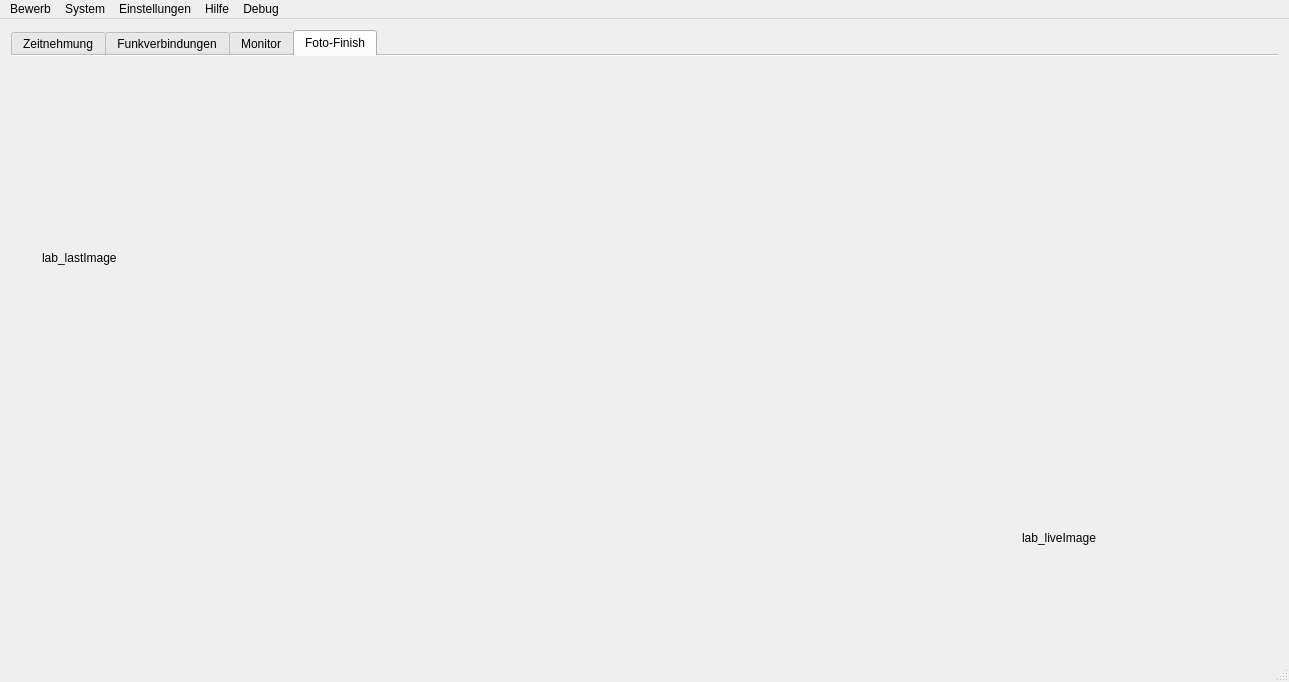
<?xml version="1.0" encoding="UTF-8"?>
<ui version="4.0">
 <class>MainWindow</class>
 <widget class="QMainWindow" name="MainWindow">
  <property name="geometry">
   <rect>
    <x>0</x>
    <y>0</y>
    <width>1289</width>
    <height>682</height>
   </rect>
  </property>
  <property name="windowTitle">
   <string>RFSW Studio</string>
  </property>
  <widget class="QWidget" name="centralWidget">
   <layout class="QVBoxLayout" name="verticalLayout">
    <item>
     <widget class="QTabWidget" name="tabWidget_main">
      <property name="currentIndex">
       <number>3</number>
      </property>
      <property name="documentMode">
       <bool>true</bool>
      </property>
      <widget class="QWidget" name="tab_timekeeping">
       <attribute name="title">
        <string>Zeitnehmung</string>
       </attribute>
       <layout class="QHBoxLayout" name="horizontalLayout" stretch="1,0">
        <item>
         <layout class="QVBoxLayout" name="verticalLayout_2">
          <item>
           <widget class="MainTableWidget" name="tableWidget_main">
            <property name="sizePolicy">
             <sizepolicy hsizetype="Expanding" vsizetype="Expanding">
              <horstretch>0</horstretch>
              <verstretch>1</verstretch>
             </sizepolicy>
            </property>
            <property name="alternatingRowColors">
             <bool>false</bool>
            </property>
            <property name="selectionMode">
             <enum>QAbstractItemView::SingleSelection</enum>
            </property>
            <property name="selectionBehavior">
             <enum>QAbstractItemView::SelectRows</enum>
            </property>
            <attribute name="verticalHeaderVisible">
             <bool>false</bool>
            </attribute>
            <row>
             <property name="text">
              <string>1</string>
             </property>
            </row>
            <row>
             <property name="text">
              <string>2</string>
             </property>
            </row>
            <row>
             <property name="text">
              <string>3</string>
             </property>
            </row>
            <row>
             <property name="text">
              <string>4</string>
             </property>
            </row>
            <row>
             <property name="text">
              <string>5</string>
             </property>
            </row>
            <row>
             <property name="text">
              <string>6</string>
             </property>
            </row>
            <row>
             <property name="text">
              <string>7</string>
             </property>
            </row>
            <row>
             <property name="text">
              <string>8</string>
             </property>
            </row>
            <row>
             <property name="text">
              <string>9</string>
             </property>
            </row>
            <column>
             <property name="text">
              <string>BewNr</string>
             </property>
            </column>
            <column>
             <property name="text">
              <string>Durchg</string>
             </property>
            </column>
            <column>
             <property name="text">
              <string>Farbe</string>
             </property>
            </column>
            <column>
             <property name="text">
              <string>Zille</string>
             </property>
            </column>
            <column>
             <property name="text">
              <string>Name(n)</string>
             </property>
            </column>
            <column>
             <property name="text">
              <string>Startzeit</string>
             </property>
            </column>
            <column>
             <property name="text">
              <string>Laufzeit</string>
             </property>
            </column>
            <column>
             <property name="text">
              <string>DSQ</string>
             </property>
            </column>
            <column>
             <property name="text">
              <string>Fehler</string>
             </property>
            </column>
            <column>
             <property name="text">
              <string>publ.</string>
             </property>
            </column>
            <column>
             <property name="text">
              <string>Anmerkungen</string>
             </property>
            </column>
            <item row="0" column="0">
             <property name="text">
              <string>321</string>
             </property>
            </item>
            <item row="0" column="1">
             <property name="text">
              <string>17</string>
             </property>
            </item>
            <item row="0" column="2">
             <property name="text">
              <string>blau</string>
             </property>
            </item>
            <item row="0" column="3">
             <property name="text">
              <string>11</string>
             </property>
            </item>
            <item row="0" column="4">
             <property name="text">
              <string>Hubert von Goisern, Reinhard Fendrich</string>
             </property>
            </item>
            <item row="0" column="5">
             <property name="text">
              <string>13:39:57.34</string>
             </property>
            </item>
            <item row="0" column="6">
             <property name="text">
              <string>9:10.36</string>
             </property>
            </item>
            <item row="0" column="7">
             <property name="text">
              <string/>
             </property>
             <property name="checkState">
              <enum>Unchecked</enum>
             </property>
            </item>
            <item row="0" column="8">
             <property name="text">
              <string>1,2,3</string>
             </property>
            </item>
            <item row="0" column="9">
             <property name="text">
              <string/>
             </property>
             <property name="checkState">
              <enum>Unchecked</enum>
             </property>
            </item>
            <item row="0" column="10">
             <property name="text">
              <string>Murz a Gaudi</string>
             </property>
            </item>
            <item row="1" column="0">
             <property name="text">
              <string>322</string>
             </property>
            </item>
            <item row="1" column="1">
             <property name="text">
              <string>17</string>
             </property>
            </item>
            <item row="1" column="2">
             <property name="text">
              <string>blau</string>
             </property>
            </item>
            <item row="1" column="3">
             <property name="text">
              <string>12</string>
             </property>
            </item>
            <item row="2" column="0">
             <property name="text">
              <string>323</string>
             </property>
            </item>
            <item row="2" column="1">
             <property name="text">
              <string>17</string>
             </property>
            </item>
            <item row="2" column="2">
             <property name="text">
              <string>blau</string>
             </property>
            </item>
            <item row="2" column="3">
             <property name="text">
              <string>13</string>
             </property>
            </item>
            <item row="3" column="0">
             <property name="text">
              <string>324</string>
             </property>
            </item>
            <item row="3" column="1">
             <property name="text">
              <string>17</string>
             </property>
            </item>
            <item row="3" column="2">
             <property name="text">
              <string>blau</string>
             </property>
            </item>
            <item row="3" column="3">
             <property name="text">
              <string>14</string>
             </property>
            </item>
            <item row="4" column="0">
             <property name="text">
              <string>325</string>
             </property>
            </item>
            <item row="4" column="1">
             <property name="text">
              <string>17</string>
             </property>
            </item>
            <item row="4" column="2">
             <property name="text">
              <string>blau</string>
             </property>
            </item>
            <item row="4" column="3">
             <property name="text">
              <string>15</string>
             </property>
            </item>
            <item row="5" column="0">
             <property name="text">
              <string>326</string>
             </property>
            </item>
            <item row="5" column="1">
             <property name="text">
              <string>18</string>
             </property>
            </item>
            <item row="5" column="2">
             <property name="text">
              <string>rot</string>
             </property>
            </item>
            <item row="6" column="0">
             <property name="text">
              <string>327</string>
             </property>
            </item>
            <item row="6" column="1">
             <property name="text">
              <string>18</string>
             </property>
            </item>
            <item row="6" column="2">
             <property name="text">
              <string>rot</string>
             </property>
            </item>
           </widget>
          </item>
          <item>
           <layout class="QGridLayout" name="gridLayout_7" columnstretch="0,1">
            <item row="0" column="0">
             <widget class="QGroupBox" name="groupBox_2">
              <property name="sizePolicy">
               <sizepolicy hsizetype="Preferred" vsizetype="Preferred">
                <horstretch>0</horstretch>
                <verstretch>0</verstretch>
               </sizepolicy>
              </property>
              <property name="minimumSize">
               <size>
                <width>0</width>
                <height>0</height>
               </size>
              </property>
              <property name="maximumSize">
               <size>
                <width>16777215</width>
                <height>130</height>
               </size>
              </property>
              <property name="title">
               <string>Suche</string>
              </property>
              <layout class="QGridLayout" name="gridLayout_4">
               <item row="0" column="0">
                <widget class="QLineEdit" name="lineEdit_searchText">
                 <property name="minimumSize">
                  <size>
                   <width>200</width>
                   <height>0</height>
                  </size>
                 </property>
                </widget>
               </item>
               <item row="0" column="1">
                <widget class="QComboBox" name="comboBox_searchTask">
                 <item>
                  <property name="text">
                   <string>Name</string>
                  </property>
                 </item>
                 <item>
                  <property name="text">
                   <string>Bewerbs-Nr.</string>
                  </property>
                 </item>
                 <item>
                  <property name="text">
                   <string>Durchgang</string>
                  </property>
                 </item>
                 <item>
                  <property name="text">
                   <string>Zille</string>
                  </property>
                 </item>
                 <item>
                  <property name="text">
                   <string>Farbe</string>
                  </property>
                 </item>
                 <item>
                  <property name="text">
                   <string>Anmerkungen</string>
                  </property>
                 </item>
                </widget>
               </item>
               <item row="0" column="2">
                <widget class="QPushButton" name="pushButton_search">
                 <property name="text">
                  <string>Suchen</string>
                 </property>
                </widget>
               </item>
              </layout>
             </widget>
            </item>
            <item row="0" column="1" rowspan="2">
             <widget class="QGroupBox" name="groupBox_notifications">
              <property name="minimumSize">
               <size>
                <width>0</width>
                <height>100</height>
               </size>
              </property>
              <property name="title">
               <string>Meldungen</string>
              </property>
              <layout class="QGridLayout" name="gridLayout_5">
               <item row="0" column="0">
                <widget class="InfoScreen" name="infoscreen">
                 <property name="sizePolicy">
                  <sizepolicy hsizetype="Expanding" vsizetype="Minimum">
                   <horstretch>0</horstretch>
                   <verstretch>0</verstretch>
                  </sizepolicy>
                 </property>
                 <property name="maximumSize">
                  <size>
                   <width>16777215</width>
                   <height>100</height>
                  </size>
                 </property>
                 <property name="font">
                  <font>
                   <pointsize>12</pointsize>
                   <weight>75</weight>
                   <bold>true</bold>
                  </font>
                 </property>
                 <item>
                  <property name="text">
                   <string>Testnachricht: Fehler im System</string>
                  </property>
                 </item>
                 <item>
                  <property name="text">
                   <string>Neuer Teilnehmer</string>
                  </property>
                 </item>
                </widget>
               </item>
              </layout>
             </widget>
            </item>
            <item row="1" column="0">
             <widget class="QGroupBox" name="groupBox">
              <property name="title">
               <string>Zentrierung der Zeitleiste</string>
              </property>
              <layout class="QGridLayout" name="gridLayout_6">
               <item row="0" column="3">
                <widget class="QRadioButton" name="radioButton_centerUnassigned">
                 <property name="text">
                  <string>unzugeordnete</string>
                 </property>
                 <attribute name="buttonGroup">
                  <string notr="true">buttonGroup</string>
                 </attribute>
                </widget>
               </item>
               <item row="0" column="4">
                <spacer name="horizontalSpacer_6">
                 <property name="orientation">
                  <enum>Qt::Horizontal</enum>
                 </property>
                 <property name="sizeHint" stdset="0">
                  <size>
                   <width>99</width>
                   <height>20</height>
                  </size>
                 </property>
                </spacer>
               </item>
               <item row="0" column="1">
                <widget class="QRadioButton" name="radioButton_centerStart">
                 <property name="text">
                  <string>Start</string>
                 </property>
                 <property name="checked">
                  <bool>false</bool>
                 </property>
                 <property name="autoRepeat">
                  <bool>false</bool>
                 </property>
                 <property name="autoExclusive">
                  <bool>true</bool>
                 </property>
                 <attribute name="buttonGroup">
                  <string notr="true">buttonGroup</string>
                 </attribute>
                </widget>
               </item>
               <item row="0" column="2">
                <widget class="QRadioButton" name="radioButton_centerGoal">
                 <property name="text">
                  <string>Ziel</string>
                 </property>
                 <property name="checked">
                  <bool>false</bool>
                 </property>
                 <property name="autoRepeat">
                  <bool>false</bool>
                 </property>
                 <property name="autoExclusive">
                  <bool>true</bool>
                 </property>
                 <attribute name="buttonGroup">
                  <string notr="true">buttonGroup</string>
                 </attribute>
                </widget>
               </item>
               <item row="0" column="0">
                <widget class="QRadioButton" name="radioButton_centerNothing">
                 <property name="text">
                  <string>Gegenwart</string>
                 </property>
                 <property name="checkable">
                  <bool>true</bool>
                 </property>
                 <property name="checked">
                  <bool>true</bool>
                 </property>
                 <property name="autoRepeat">
                  <bool>false</bool>
                 </property>
                 <property name="autoExclusive">
                  <bool>true</bool>
                 </property>
                 <attribute name="buttonGroup">
                  <string notr="true">buttonGroup</string>
                 </attribute>
                </widget>
               </item>
              </layout>
             </widget>
            </item>
           </layout>
          </item>
          <item>
           <widget class="TimeLine" name="timeline" native="true">
            <property name="sizePolicy">
             <sizepolicy hsizetype="Preferred" vsizetype="Preferred">
              <horstretch>0</horstretch>
              <verstretch>0</verstretch>
             </sizepolicy>
            </property>
            <property name="minimumSize">
             <size>
              <width>0</width>
              <height>30</height>
             </size>
            </property>
           </widget>
          </item>
         </layout>
        </item>
        <item>
         <layout class="QVBoxLayout" name="verticalLayout_6" stretch="1,0">
          <item>
           <widget class="QGroupBox" name="groupBox_5">
            <property name="title">
             <string>Unzugeordnete Auslösungen:</string>
            </property>
            <layout class="QVBoxLayout" name="verticalLayout_5">
             <item>
              <layout class="QHBoxLayout" name="horizontalLayout_3">
               <item>
                <layout class="QVBoxLayout" name="verticalLayout_3" stretch="1,0">
                 <item>
                  <widget class="QPushButton" name="pushButton_assignTime">
                   <property name="sizePolicy">
                    <sizepolicy hsizetype="Minimum" vsizetype="Preferred">
                     <horstretch>0</horstretch>
                     <verstretch>0</verstretch>
                    </sizepolicy>
                   </property>
                   <property name="minimumSize">
                    <size>
                     <width>50</width>
                     <height>0</height>
                    </size>
                   </property>
                   <property name="text">
                    <string>&lt;&lt;&lt;</string>
                   </property>
                  </widget>
                 </item>
                 <item>
                  <widget class="QPushButton" name="pushButton_disassignTime">
                   <property name="sizePolicy">
                    <sizepolicy hsizetype="Minimum" vsizetype="Preferred">
                     <horstretch>0</horstretch>
                     <verstretch>0</verstretch>
                    </sizepolicy>
                   </property>
                   <property name="minimumSize">
                    <size>
                     <width>50</width>
                     <height>0</height>
                    </size>
                   </property>
                   <property name="text">
                    <string>&gt;&gt;&gt;</string>
                   </property>
                  </widget>
                 </item>
                </layout>
               </item>
               <item>
                <widget class="TimeStampsTableWidget" name="tableWidget_timeStamps">
                 <property name="rowCount">
                  <number>5</number>
                 </property>
                 <property name="columnCount">
                  <number>1</number>
                 </property>
                 <row/>
                 <row/>
                 <row/>
                 <row/>
                 <row/>
                 <column/>
                </widget>
               </item>
              </layout>
             </item>
             <item>
              <widget class="QPushButton" name="pushButton_manualTrigger">
               <property name="minimumSize">
                <size>
                 <width>0</width>
                 <height>30</height>
                </size>
               </property>
               <property name="text">
                <string>manuelle Auslösung</string>
               </property>
              </widget>
             </item>
             <item>
              <widget class="QPushButton" name="pushButton_autopublish">
               <property name="text">
                <string>Automatische Publizierung</string>
               </property>
               <property name="checkable">
                <bool>true</bool>
               </property>
              </widget>
             </item>
            </layout>
           </widget>
          </item>
          <item>
           <widget class="QGroupBox" name="groupBox_3">
            <property name="sizePolicy">
             <sizepolicy hsizetype="Preferred" vsizetype="Preferred">
              <horstretch>0</horstretch>
              <verstretch>0</verstretch>
             </sizepolicy>
            </property>
            <property name="title">
             <string>Anzeigetafeln</string>
            </property>
            <layout class="QVBoxLayout" name="verticalLayout_4">
             <item>
              <layout class="QGridLayout" name="gridLayout">
               <item row="1" column="0" colspan="2">
                <widget class="DisplayPreviewWidget" name="flipdotDisplayWidget_2" native="true">
                 <property name="minimumSize">
                  <size>
                   <width>84</width>
                   <height>28</height>
                  </size>
                 </property>
                </widget>
               </item>
               <item row="0" column="0" colspan="2">
                <widget class="DisplayPreviewWidget" name="flipdotDisplayWidget_1" native="true">
                 <property name="minimumSize">
                  <size>
                   <width>84</width>
                   <height>28</height>
                  </size>
                 </property>
                </widget>
               </item>
              </layout>
             </item>
            </layout>
           </widget>
          </item>
         </layout>
        </item>
       </layout>
      </widget>
      <widget class="QWidget" name="tab_rfConnections">
       <attribute name="title">
        <string>Funkverbindungen</string>
       </attribute>
       <layout class="QGridLayout" name="gridLayout_2">
        <item row="0" column="0">
         <widget class="QScrollArea" name="scrollArea_boxStates">
          <property name="widgetResizable">
           <bool>true</bool>
          </property>
          <widget class="QWidget" name="scrollAreaWidgetContents_2">
           <property name="geometry">
            <rect>
             <x>0</x>
             <y>0</y>
             <width>98</width>
             <height>28</height>
            </rect>
           </property>
          </widget>
         </widget>
        </item>
       </layout>
      </widget>
      <widget class="QWidget" name="tab_monitor">
       <attribute name="title">
        <string>Monitor</string>
       </attribute>
       <layout class="QGridLayout" name="gridLayout_3">
        <item row="0" column="0">
         <widget class="PublicWidget" name="widget_public" native="true"/>
        </item>
       </layout>
      </widget>
      <widget class="QWidget" name="tab_monitor">
       <attribute name="title">
        <string>Foto-Finish</string>
       </attribute>
       <layout class="QGridLayout" name="gridLayout_4">
        <item row="0" column="0">
         <widget class="PublicWidget" name="widget_public1" native="true">
          <widget class="QLabel" name="label">
           <property name="geometry">
            <rect>
             <x>20</x>
             <y>10</y>
             <width>661</width>
             <height>361</height>
            </rect>
           </property>
           <property name="text">
            <string>lab_lastImage</string>
           </property>
          </widget>
          <widget class="QLabel" name="label_2">
           <property name="geometry">
            <rect>
             <x>1000</x>
             <y>390</y>
             <width>221</width>
             <height>161</height>
            </rect>
           </property>
           <property name="text">
            <string>lab_liveImage</string>
           </property>
          </widget>
         </widget>
        </item>
       </layout>
      </widget>
     </widget>
    </item>
   </layout>
  </widget>
  <widget class="QMenuBar" name="menuBar">
   <property name="geometry">
    <rect>
     <x>0</x>
     <y>0</y>
     <width>1289</width>
     <height>21</height>
    </rect>
   </property>
   <widget class="QMenu" name="menuCompetition">
    <property name="title">
     <string>Bewerb</string>
    </property>
    <addaction name="actionCreateCompetition"/>
    <addaction name="actionViewAndEdit"/>
    <addaction name="actionSaveCompetition"/>
    <addaction name="actionSaveAs"/>
    <addaction name="separator"/>
    <addaction name="actionCompetitionProperties"/>
    <addaction name="actionExportCompetition"/>
   </widget>
   <widget class="QMenu" name="menuConnections">
    <property name="title">
     <string>System</string>
    </property>
    <addaction name="actionShowTimeBaseDialog"/>
    <addaction name="actionReadFdiskData"/>
   </widget>
   <widget class="QMenu" name="menuSettings">
    <property name="title">
     <string>Einstellungen</string>
    </property>
    <addaction name="actionShowGeneralSettings"/>
    <addaction name="actionShowDisplaySettings"/>
    <addaction name="actionGlobalSoundOnOff"/>
    <addaction name="actionShowColumnsSettings"/>
    <addaction name="actionMaximicePublicWidget"/>
    <addaction name="separator"/>
    <addaction name="actionShowFoto_Finish"/>
   </widget>
   <widget class="QMenu" name="menuHelp">
    <property name="title">
     <string>Hilfe</string>
    </property>
    <addaction name="actionOpenDocumentation"/>
    <addaction name="actionCheatSheet"/>
    <addaction name="actionAbout"/>
    <addaction name="actionAboutQt"/>
   </widget>
   <widget class="QMenu" name="menuDebug">
    <property name="enabled">
     <bool>true</bool>
    </property>
    <property name="title">
     <string>Debug</string>
    </property>
    <addaction name="actionTimeStampGenerator"/>
    <addaction name="actionTimeStamp_Generator_2"/>
    <addaction name="actionViewTimeStampList"/>
    <addaction name="actionDebugStatistics"/>
    <addaction name="actionPublish_all"/>
    <addaction name="actionCSV_Upload_Command"/>
    <addaction name="actionReset_Startbox"/>
    <addaction name="actionReset_Goalbox"/>
   </widget>
   <addaction name="menuCompetition"/>
   <addaction name="menuConnections"/>
   <addaction name="menuSettings"/>
   <addaction name="menuHelp"/>
   <addaction name="menuDebug"/>
  </widget>
  <widget class="QStatusBar" name="statusBar"/>
  <action name="actionCreateCompetition">
   <property name="text">
    <string>Erstellen</string>
   </property>
   <property name="shortcut">
    <string>Ctrl+N</string>
   </property>
   <property name="shortcutContext">
    <enum>Qt::ApplicationShortcut</enum>
   </property>
  </action>
  <action name="actionSaveCompetition">
   <property name="text">
    <string>Speichern</string>
   </property>
   <property name="shortcut">
    <string>Ctrl+S</string>
   </property>
   <property name="shortcutContext">
    <enum>Qt::ApplicationShortcut</enum>
   </property>
  </action>
  <action name="actionExportCompetition">
   <property name="text">
    <string>Exportieren</string>
   </property>
   <property name="shortcut">
    <string>Ctrl+E</string>
   </property>
   <property name="shortcutContext">
    <enum>Qt::ApplicationShortcut</enum>
   </property>
  </action>
  <action name="actionShowTimeBaseDialog">
   <property name="text">
    <string>Zeitbasis synchronisieren</string>
   </property>
  </action>
  <action name="actionShowGeneralSettings">
   <property name="text">
    <string>Allgemeines</string>
   </property>
  </action>
  <action name="actionOpenDocumentation">
   <property name="text">
    <string>Dokumentation</string>
   </property>
  </action>
  <action name="actionAbout">
   <property name="text">
    <string>Über diese Software</string>
   </property>
  </action>
  <action name="actionAboutQt">
   <property name="text">
    <string>Über Qt</string>
   </property>
  </action>
  <action name="actionGlobalSoundOnOff">
   <property name="checkable">
    <bool>true</bool>
   </property>
   <property name="checked">
    <bool>true</bool>
   </property>
   <property name="text">
    <string>Sound</string>
   </property>
  </action>
  <action name="actionShowDisplaySettings">
   <property name="text">
    <string>Anzeigetafeln</string>
   </property>
  </action>
  <action name="actionShowColumnsSettings">
   <property name="text">
    <string>Spalten</string>
   </property>
  </action>
  <action name="actionTimeStampGenerator">
   <property name="text">
    <string>TimeStamp Generator</string>
   </property>
  </action>
  <action name="actionViewTimeStampList">
   <property name="checkable">
    <bool>false</bool>
   </property>
   <property name="text">
    <string>View TimeStamp List</string>
   </property>
  </action>
  <action name="actionSaveAs">
   <property name="text">
    <string>Speichern Unter...</string>
   </property>
   <property name="shortcut">
    <string>Ctrl+Shift+S</string>
   </property>
  </action>
  <action name="actionViewAndEdit">
   <property name="text">
    <string>Betrachten/Editieren</string>
   </property>
   <property name="shortcut">
    <string>Ctrl+O</string>
   </property>
  </action>
  <action name="actionCheatSheet">
   <property name="text">
    <string>Schummelzettel</string>
   </property>
  </action>
  <action name="actionFlipdotPixeltest">
   <property name="text">
    <string>Anzeigetafeln Pixeltest</string>
   </property>
  </action>
  <action name="actionCompetitionProperties">
   <property name="text">
    <string>Eigenschaften</string>
   </property>
  </action>
  <action name="actionDebugStatistics">
   <property name="text">
    <string>Statistics</string>
   </property>
  </action>
  <action name="actionReadFdiskData">
   <property name="text">
    <string>FDISK-Daten aktualisieren</string>
   </property>
  </action>
  <action name="actionPublish_all">
   <property name="text">
    <string>Publish all</string>
   </property>
  </action>
  <action name="actionMaximicePublicWidget">
   <property name="text">
    <string>Außenmonitor maximieren</string>
   </property>
  </action>
  <action name="actionCSV_Upload_Command">
   <property name="text">
    <string>CSV Upload Command</string>
   </property>
  </action>
  <action name="actionTimeStamp_Generator_2">
   <property name="text">
    <string>TimeStamp Generator 2</string>
   </property>
  </action>
  <action name="actionReset_Startbox">
   <property name="text">
    <string>Reset Startbox</string>
   </property>
  </action>
  <action name="actionReset_Goalbox">
   <property name="text">
    <string>Reset Goalbox</string>
   </property>
  </action>
  <action name="actionShowFoto_Finish">
   <property name="text">
    <string>Foto-Finish</string>
   </property>
  </action>
 </widget>
 <layoutdefault spacing="6" margin="11"/>
 <customwidgets>
  <customwidget>
   <class>DisplayPreviewWidget</class>
   <extends>QWidget</extends>
   <header>displaypreviewwidget.h</header>
   <container>1</container>
  </customwidget>
  <customwidget>
   <class>TimeStampsTableWidget</class>
   <extends>QTableWidget</extends>
   <header>timestampstablewidget.h</header>
  </customwidget>
  <customwidget>
   <class>TimeLine</class>
   <extends>QWidget</extends>
   <header>timeline.h</header>
   <container>1</container>
  </customwidget>
  <customwidget>
   <class>MainTableWidget</class>
   <extends>QTableWidget</extends>
   <header>maintablewidget.h</header>
  </customwidget>
  <customwidget>
   <class>InfoScreen</class>
   <extends>QListWidget</extends>
   <header>infoscreen.h</header>
  </customwidget>
  <customwidget>
   <class>PublicWidget</class>
   <extends>QWidget</extends>
   <header>publicwidget.h</header>
   <container>1</container>
  </customwidget>
 </customwidgets>
 <resources/>
 <connections/>
 <buttongroups>
  <buttongroup name="buttonGroup"/>
 </buttongroups>
</ui>
